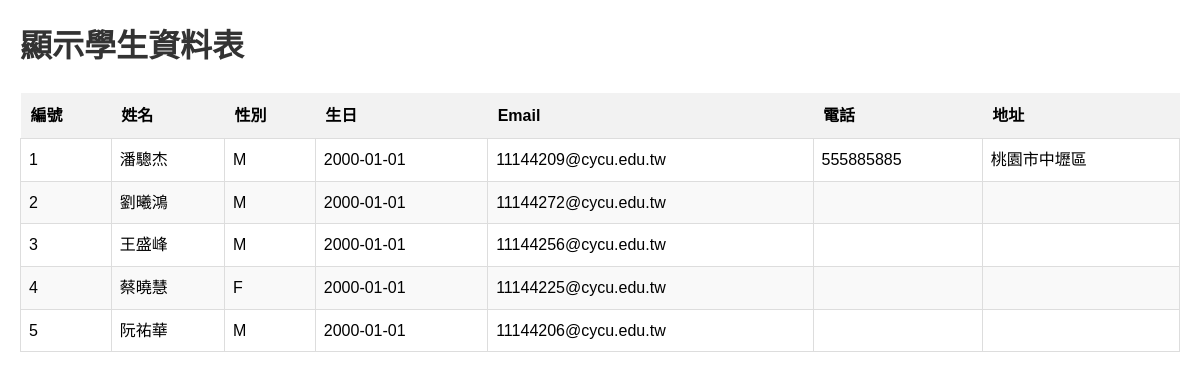
/listall/, run on the app's committed database.
### myapp/models.py (models this page shows, shortened)
class Student(models.Model):
    sName = models.CharField(max_length=20, null=False)
    sSex = models.CharField(max_length=2, default='M', null=False)
    sBirthday = models.DateField(null=False)
    sEmail = models.EmailField(max_length=50, blank=True, default='')
    sPhone = models.CharField(max_length=20, blank=True, default='')
    sAddress = models.CharField(max_length=255, blank=True, default='')

### myapp/views.py (the view)
# urls.py: path("listall/", listall),
def listall(request):
    allstudents = Student.objects.all().order_by('id')
    return render(request, "myapp/listall.html", locals())

### templates/myapp/listall.html (shortened to what this page needs)
<!DOCTYPE html>
<html lang="zh-Hant">
<head>
</head>
<body>
    <h1>顯示學生資料表 {% if errormessage %}<span class="error">{{ errormessage }}</span>{% endif %}</h1>
    {% if allstudents %}
    <table>
        <thead>
            <tr>
                <th>編號</th>
                <th>姓名</th>
                <th>性別</th>
                <th>生日</th>
                <th>Email</th>
                <th>電話</th>
                <th>地址</th>
            </tr>
        </thead>
        <tbody>
            {% for student in allstudents %}
            <tr>
                <td>{{ student.id }}</td>
                <td>{{ student.sName }}</td>
                <td>{{ student.sSex }}</td>
                <td>{{ student.sBirthday|date:"Y-m-d" }}</td>
                <td>{{ student.sEmail }}</td>
                <td>{{ student.sPhone }}</td>
                <td>{{ student.sAddress }}</td>
            </tr>
            {% endfor %}
        </tbody>
    </table>
    {% else %}
    <p>目前沒有學生資料可以顯示。</p>
    {% endif %}
</body>
</html>

### templates/myapp/listall.html (style rules this page uses)
body { font-family: Arial, sans-serif; margin: 20px; line-height: 1.6; }
h1 { color: #333; margin-bottom: 20px; }
table { width: 100%; border-collapse: collapse; margin-bottom: 20px; }
th { background-color: #f2f2f2; padding: 10px; text-align: left; }
td { padding: 8px; border: 1px solid #ddd; }
tr:nth-child(even) { background-color: #f9f9f9; }

### data on the page
Student: id "1", sName "潘驄杰", sSex "M", sBirthday "2000-01-01", sEmail "11144209@cycu.edu.tw", sPhone "555885885", sAddress "桃園市中壢區"
Student: id "2", sName "劉曦鴻", sSex "M", sBirthday "2000-01-01", sEmail "11144272@cycu.edu.tw"
Student: id "3", sName "王盛峰", sSex "M", sBirthday "2000-01-01", sEmail "11144256@cycu.edu.tw"
Student: id "4", sName "蔡曉慧", sSex "F", sBirthday "2000-01-01", sEmail "11144225@cycu.edu.tw"
Student: id "5", sName "阮祐華", sSex "M", sBirthday "2000-01-01", sEmail "11144206@cycu.edu.tw"
